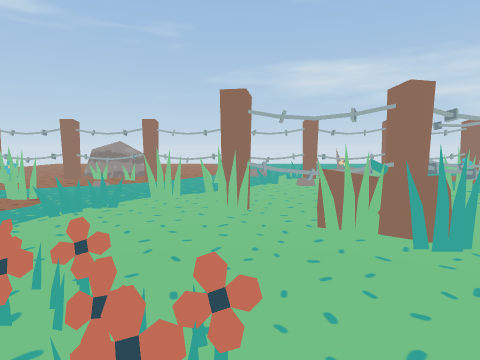
View 1 (above)

24 first-person views from a walk through a Unity game level. The camera is 1.3 m above the floor, tilts 6° down and sees 75° across. The floor is counted in squares, 1 m on a side. Each view is taken from the middle of a square. On the plan, view 1 faces up. The plan holds only what a view shows up to about 14 squares ahead; the rest is blank. The place goes on beyond the plan. The player is left out.

View 2
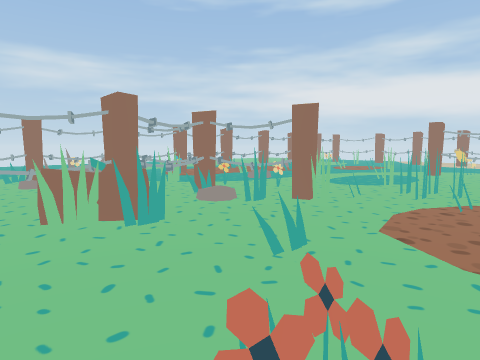

View 3
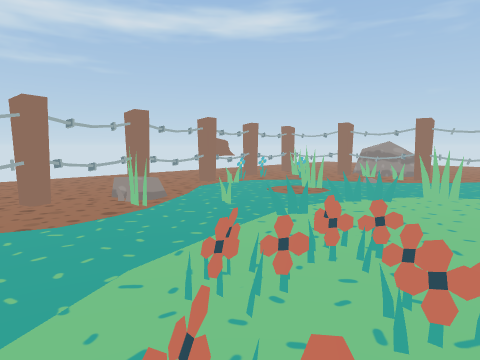

View 4
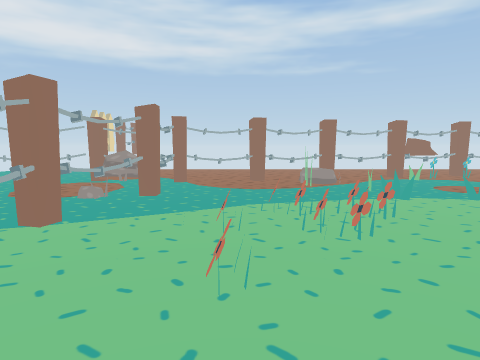

View 5
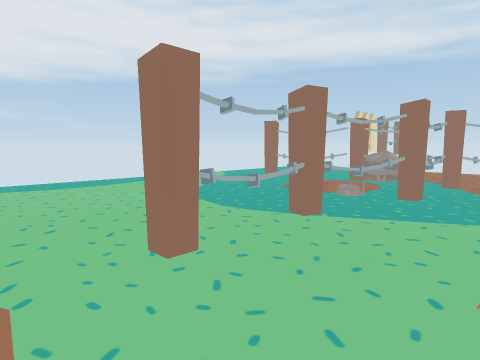

View 6
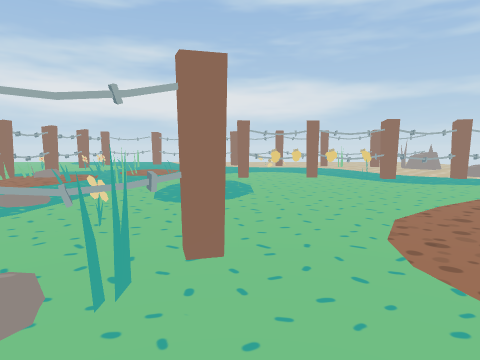

View 7
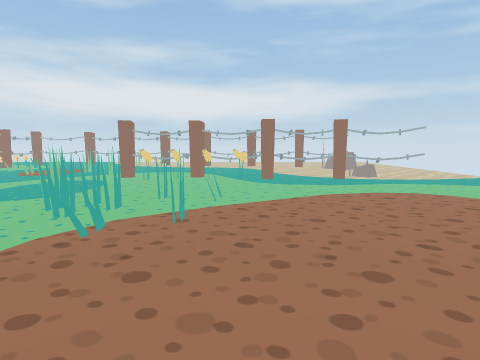

View 8
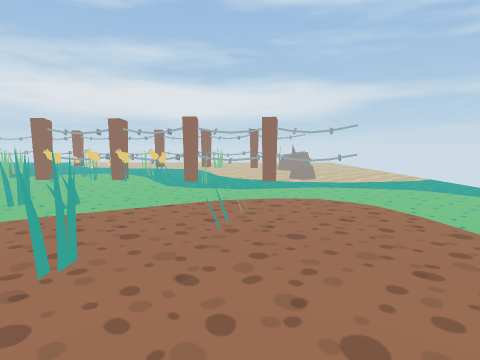

View 9
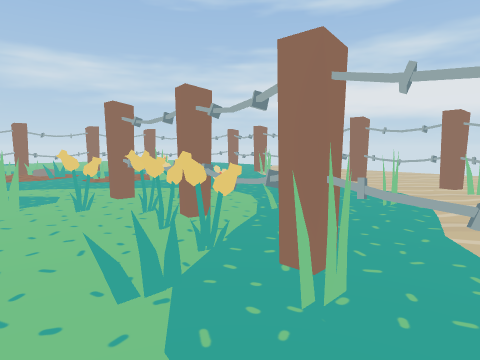

View 10
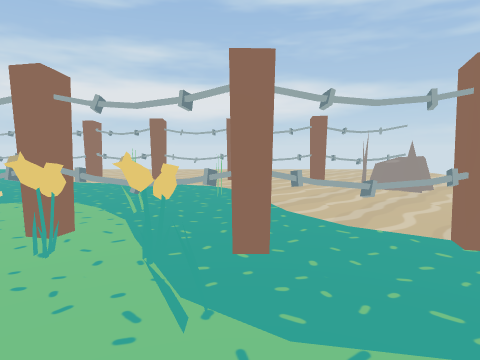

View 11
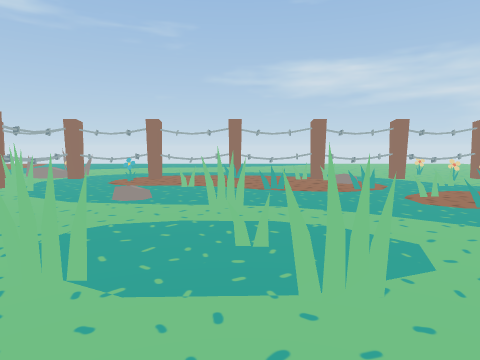

View 12
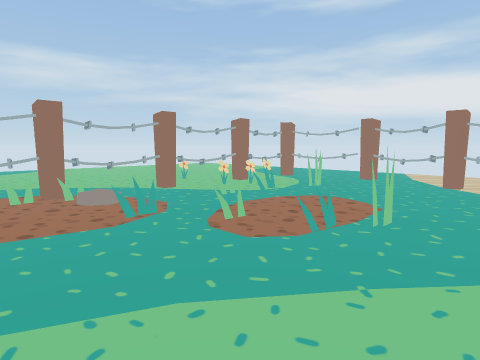

View 13
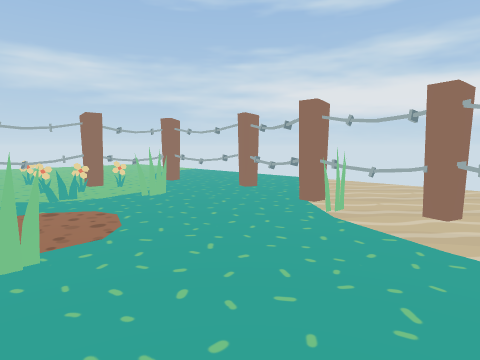

View 14
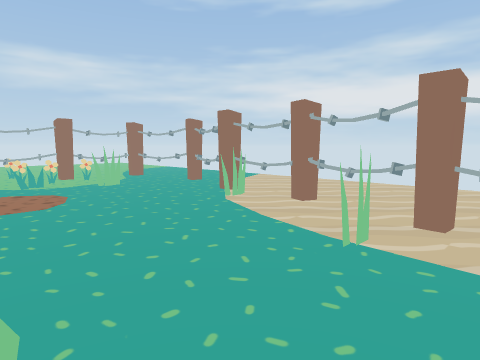

View 15
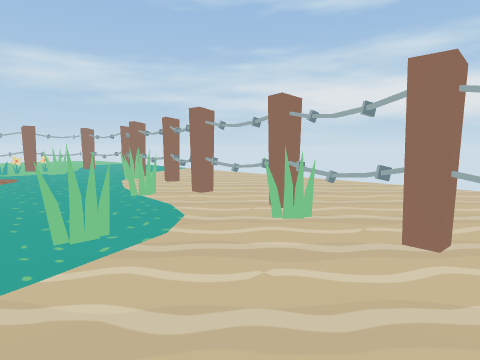

View 16
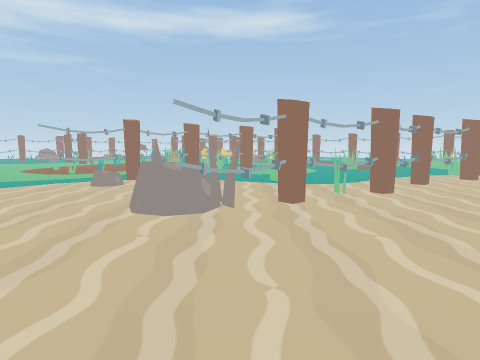

View 17
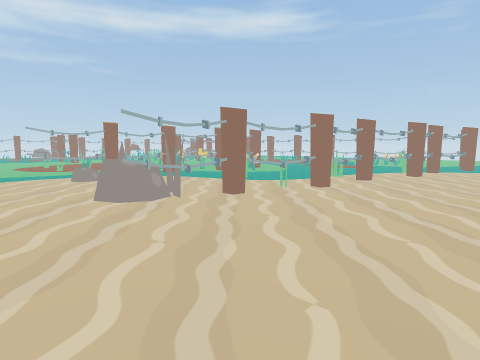

View 18
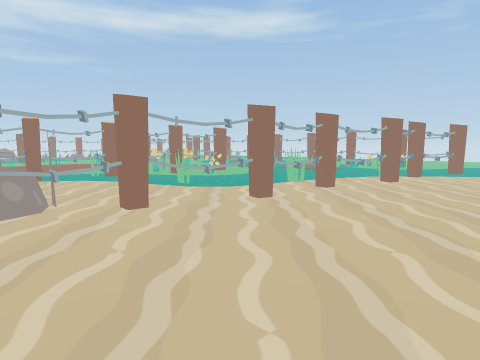

View 19
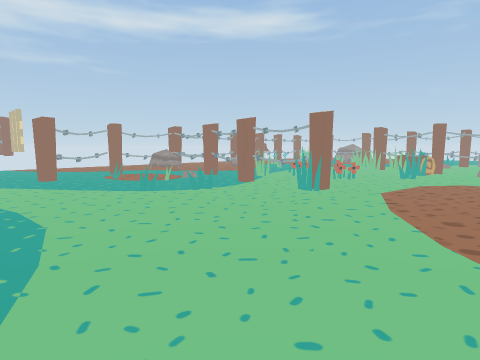

View 20
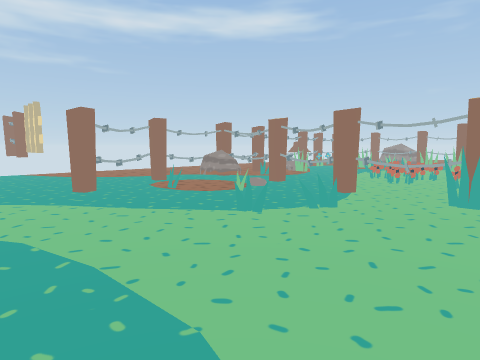

View 21
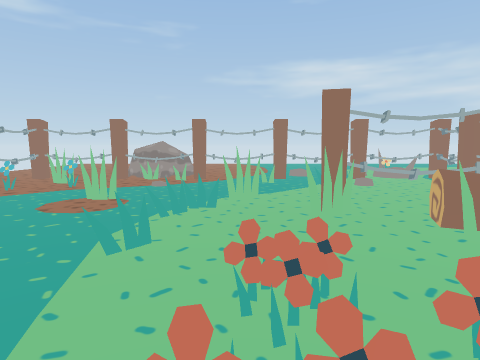

View 22
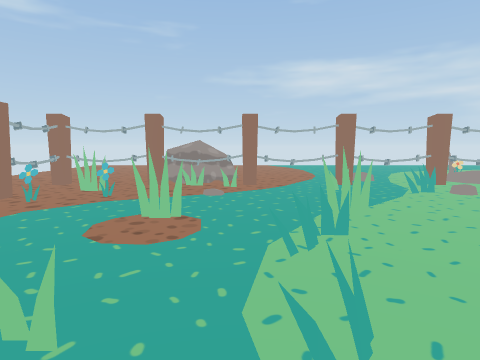

View 23
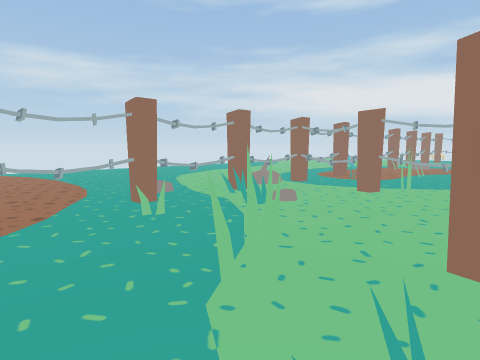

View 24
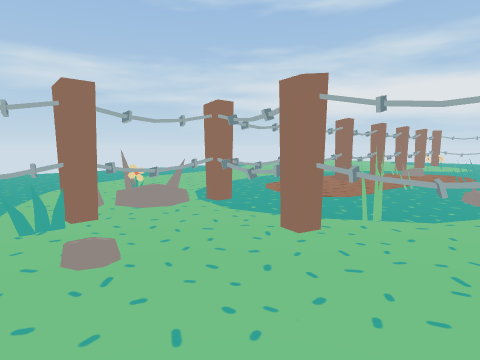

### Floor plan
Key: @ floor where view 1 was taken; # wall or solid block; x gap in a wall; . main floor; : floor 0.25 m higher than the main floor; / step, stairs or slope; = window, fence, low wall or low ledge; ^ raised ledge; R rock; T thing the floor can be seen under or through; F flower; S stump; O other object.
Columns run from 14 left of view 1 to 30 right of it. Each row starts with its distance up from view 1.
 23                  ..
 22             ..   ...
 21             ...  ...
 20             .... .. ..        ..
 19             ....... ...       ..
 18             ............      ....
 17            .............      ........
 16            ......... .....    ........
 15  ......RRRR.....R.FR .....   ......F....
 14  ......RRR.....:..O .....    ...........
 13   ..############=#TTT=#########==##x##=##.
 12    .=...............T..O......=RR..FFF..#..
 11    .=x.............#T...................#...
 10     x.F............x.................#...#..
  9   SS#F.............=#...R................#..
  8    S#O..#...=.......#...O...............#....
  7    .##..............#O.....#............#....
  6    ..#........#=xx#R#...................x....
  5     .#.........x^^.OR#F................TT....
  4 ...  x.........#==..##................. T....
  3 .....# ..............#...=..=.##........T....
  2  ....###....F..........##....F=#.......T.....
  1  .....x.....FF.........=#.....F.O....=.#.....
  0    ...T......F@F.........#....#........x.....
 -1      .T.....#.................F........#.....
 -2   ....TT=#...................F#.......#=.....
 -3   ....TRR./#####.....#........#.......##.....
 -4       =RR./..................#=.......#......
 -5      .x.R.....................#.......#......
 -6     ..#.......................#......##......
 -7     ..##......................#.R...RR#......
 -8   .....#.....................==O...RRR.......
 -9  ......#.............. ......#......RR.......
-10  .....................  .....................
-11       ...............    ...................
-12             ........ .     .....      ..... .

Positions as (right, up) in squares from view 1, and headings:
1: (0, 0), facing up
2: (0, -1), facing up-right
3: (0, -1), facing up-left
4: (4, 0), facing left
5: (4, 0), facing down-left
6: (3, 3), facing right
7: (3, -2), facing right
8: (4, -5), facing right
9: (13, -5), facing up-right
10: (12, -3), facing right
11: (13, 0), facing up
12: (14, 4), facing up-right
13: (19, 2), facing up-right
14: (19, -1), facing up-right
15: (19, -7), facing up-right
16: (28, -12), facing up-left
17: (30, -12), facing up-left
18: (30, -9), facing up-left
19: (7, -12), facing up-left
20: (3, -12), facing up-left
21: (-2, 0), facing up
22: (-4, 2), facing up
23: (-4, 6), facing up-right
24: (1, 7), facing up-right
